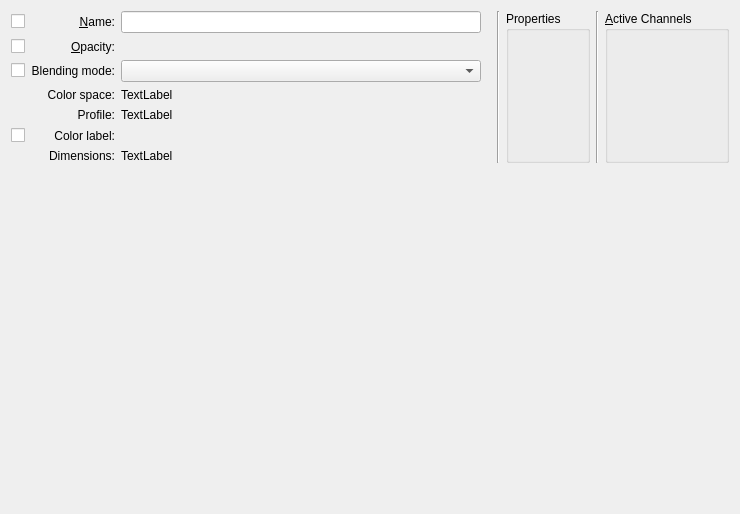
<?xml version="1.0" encoding="UTF-8"?>
<ui version="4.0">
 <class>WdgLayerProperties</class>
 <widget class="QWidget" name="WdgLayerProperties">
  <property name="geometry">
   <rect>
    <x>0</x>
    <y>0</y>
    <width>740</width>
    <height>514</height>
   </rect>
  </property>
  <layout class="QVBoxLayout" name="verticalLayout">
   <item>
    <layout class="QHBoxLayout" name="horizontalLayout">
     <item>
      <layout class="QGridLayout" name="gridLayout" rowstretch="1,1,1,1,1,0,0">
       <item row="0" column="0">
        <widget class="QCheckBox" name="chkName"/>
       </item>
       <item row="0" column="1">
        <widget class="QLabel" name="lblName">
         <property name="text">
          <string>&amp;Name:</string>
         </property>
         <property name="alignment">
          <set>Qt::AlignRight|Qt::AlignTrailing|Qt::AlignVCenter</set>
         </property>
         <property name="buddy">
          <cstring>editName</cstring>
         </property>
        </widget>
       </item>
       <item row="0" column="2">
        <widget class="QLineEdit" name="editName">
         <property name="sizePolicy">
          <sizepolicy hsizetype="MinimumExpanding" vsizetype="Fixed">
           <horstretch>0</horstretch>
           <verstretch>0</verstretch>
          </sizepolicy>
         </property>
        </widget>
       </item>
       <item row="1" column="0">
        <widget class="QCheckBox" name="chkOpacity"/>
       </item>
       <item row="1" column="1">
        <widget class="QLabel" name="lblOpacity">
         <property name="text">
          <string>&amp;Opacity:</string>
         </property>
         <property name="alignment">
          <set>Qt::AlignRight|Qt::AlignTrailing|Qt::AlignVCenter</set>
         </property>
         <property name="buddy">
          <cstring>intOpacity</cstring>
         </property>
        </widget>
       </item>
       <item row="1" column="2">
        <widget class="KisSliderSpinBox" name="intOpacity" native="true">
         <property name="sizePolicy">
          <sizepolicy hsizetype="MinimumExpanding" vsizetype="Preferred">
           <horstretch>0</horstretch>
           <verstretch>0</verstretch>
          </sizepolicy>
         </property>
        </widget>
       </item>
       <item row="2" column="0">
        <widget class="QCheckBox" name="chkCompositeOp"/>
       </item>
       <item row="2" column="1">
        <widget class="QLabel" name="lblCompositeOp">
         <property name="text">
          <string>Blending mode:</string>
         </property>
         <property name="alignment">
          <set>Qt::AlignRight|Qt::AlignTrailing|Qt::AlignVCenter</set>
         </property>
        </widget>
       </item>
       <item row="2" column="2">
        <widget class="KisCompositeOpComboBox" name="cmbComposite">
         <property name="sizePolicy">
          <sizepolicy hsizetype="MinimumExpanding" vsizetype="Fixed">
           <horstretch>0</horstretch>
           <verstretch>0</verstretch>
          </sizepolicy>
         </property>
        </widget>
       </item>
       <item row="3" column="1">
        <widget class="QLabel" name="lblColorSpaceTitle">
         <property name="sizePolicy">
          <sizepolicy hsizetype="Preferred" vsizetype="Fixed">
           <horstretch>0</horstretch>
           <verstretch>0</verstretch>
          </sizepolicy>
         </property>
         <property name="text">
          <string>Color space:</string>
         </property>
         <property name="alignment">
          <set>Qt::AlignRight|Qt::AlignTrailing|Qt::AlignVCenter</set>
         </property>
        </widget>
       </item>
       <item row="3" column="2">
        <widget class="QLabel" name="lblColorSpace">
         <property name="sizePolicy">
          <sizepolicy hsizetype="Preferred" vsizetype="Fixed">
           <horstretch>0</horstretch>
           <verstretch>0</verstretch>
          </sizepolicy>
         </property>
         <property name="text">
          <string comment="KDE::DoNotExtract">TextLabel</string>
         </property>
        </widget>
       </item>
       <item row="4" column="1">
        <widget class="QLabel" name="lblProfileTitle">
         <property name="sizePolicy">
          <sizepolicy hsizetype="Preferred" vsizetype="Fixed">
           <horstretch>0</horstretch>
           <verstretch>0</verstretch>
          </sizepolicy>
         </property>
         <property name="text">
          <string>Profile:</string>
         </property>
         <property name="alignment">
          <set>Qt::AlignRight|Qt::AlignTop|Qt::AlignTrailing</set>
         </property>
        </widget>
       </item>
       <item row="4" column="2">
        <widget class="QLabel" name="lblProfile">
         <property name="sizePolicy">
          <sizepolicy hsizetype="Preferred" vsizetype="Fixed">
           <horstretch>0</horstretch>
           <verstretch>0</verstretch>
          </sizepolicy>
         </property>
         <property name="text">
          <string comment="KDE::DoNotExtract">TextLabel</string>
         </property>
         <property name="textFormat">
          <enum>Qt::PlainText</enum>
         </property>
         <property name="wordWrap">
          <bool>false</bool>
         </property>
        </widget>
       </item>
       <item row="5" column="1">
        <widget class="QLabel" name="lblColorLabel">
         <property name="text">
          <string>Color label:</string>
         </property>
         <property name="alignment">
          <set>Qt::AlignRight|Qt::AlignTrailing|Qt::AlignVCenter</set>
         </property>
        </widget>
       </item>
       <item row="5" column="0">
        <widget class="QCheckBox" name="chkColorLabel">
         <property name="text">
          <string/>
         </property>
        </widget>
       </item>
       <item row="5" column="2">
        <widget class="KisColorLabelSelectorWidget" name="colorLabelSelector" native="true"/>
       </item>
       <item row="6" column="1">
        <widget class="QLabel" name="lblDimensionsTitle">
         <property name="sizePolicy">
          <sizepolicy hsizetype="Preferred" vsizetype="Fixed">
           <horstretch>0</horstretch>
           <verstretch>0</verstretch>
          </sizepolicy>
         </property>
         <property name="text">
          <string>Dimensions:</string>
         </property>
         <property name="alignment">
          <set>Qt::AlignRight|Qt::AlignTrailing|Qt::AlignVCenter</set>
         </property>
        </widget>
       </item>
       <item row="6" column="2">
        <widget class="QLabel" name="lblDimensions">
         <property name="sizePolicy">
          <sizepolicy hsizetype="Preferred" vsizetype="Fixed">
           <horstretch>0</horstretch>
           <verstretch>0</verstretch>
          </sizepolicy>
         </property>
         <property name="text">
          <string comment="KDE::DoNotExtract">TextLabel</string>
         </property>
        </widget>
       </item>
      </layout>
     </item>
     <item>
      <spacer name="horizontalSpacer">
       <property name="orientation">
        <enum>Qt::Horizontal</enum>
       </property>
       <property name="sizeType">
        <enum>QSizePolicy::Fixed</enum>
       </property>
       <property name="sizeHint" stdset="0">
        <size>
         <width>10</width>
         <height>20</height>
        </size>
       </property>
      </spacer>
     </item>
     <item>
      <widget class="Line" name="line">
       <property name="orientation">
        <enum>Qt::Vertical</enum>
       </property>
      </widget>
     </item>
     <item>
      <widget class="QGroupBox" name="grpProperties">
       <property name="title">
        <string>Properties</string>
       </property>
      </widget>
     </item>
     <item>
      <widget class="Line" name="lineActiveChannels">
       <property name="orientation">
        <enum>Qt::Vertical</enum>
       </property>
      </widget>
     </item>
     <item>
      <widget class="QGroupBox" name="grpActiveChannels">
       <property name="toolTip">
        <string>Select the set of active channels.</string>
       </property>
       <property name="whatsThis">
        <string>Select the set of active channels. Only active channels will be visible, filtered or affected by painting.</string>
       </property>
       <property name="title">
        <string>&amp;Active Channels</string>
       </property>
      </widget>
     </item>
    </layout>
   </item>
   <item>
    <spacer name="verticalSpacer">
     <property name="orientation">
      <enum>Qt::Vertical</enum>
     </property>
     <property name="sizeType">
      <enum>QSizePolicy::MinimumExpanding</enum>
     </property>
     <property name="sizeHint" stdset="0">
      <size>
       <width>20</width>
       <height>40</height>
      </size>
     </property>
    </spacer>
   </item>
  </layout>
 </widget>
 <customwidgets>
  <customwidget>
   <class>KisSliderSpinBox</class>
   <extends>QWidget</extends>
   <header location="global">kis_slider_spin_box.h</header>
   <container>1</container>
  </customwidget>
  <customwidget>
   <class>KisCompositeOpComboBox</class>
   <extends>QComboBox</extends>
   <header>widgets/kis_cmb_composite.h</header>
  </customwidget>
  <customwidget>
   <class>KisColorLabelSelectorWidget</class>
   <extends>QWidget</extends>
   <header>widgets/kis_color_label_selector_widget.h</header>
   <container>1</container>
  </customwidget>
 </customwidgets>
 <resources/>
 <connections/>
</ui>
